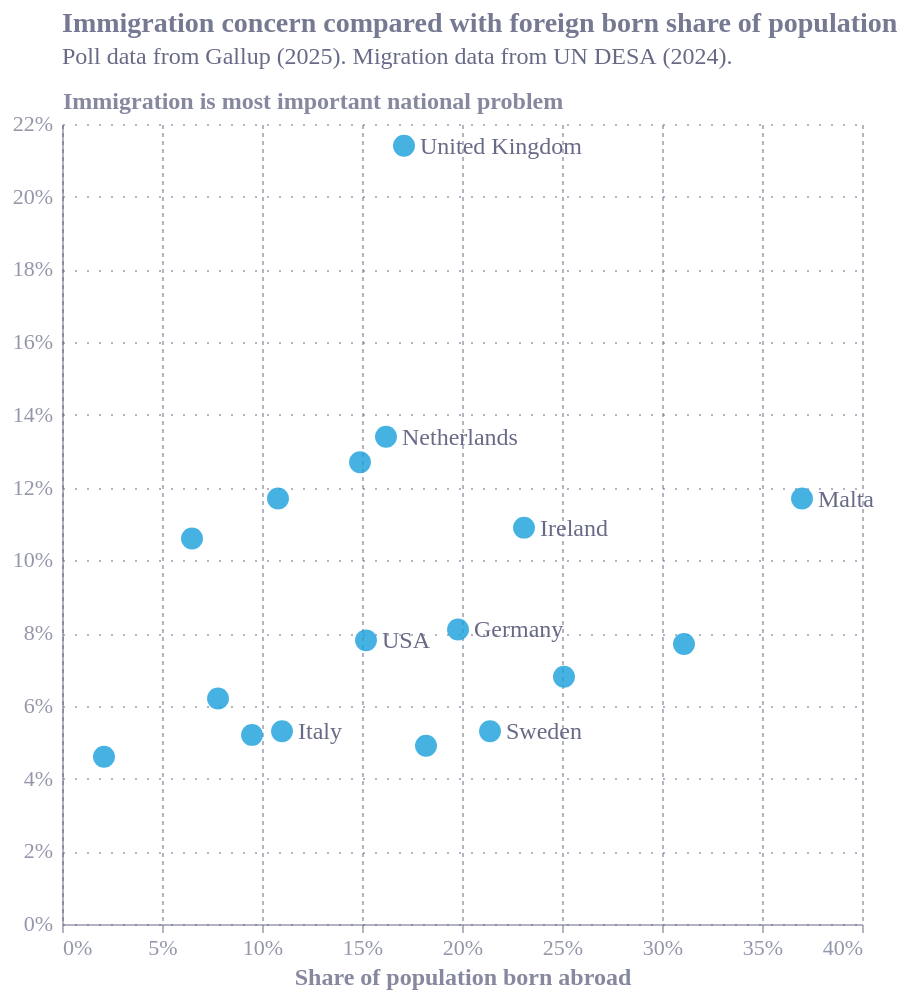

The specification (Vega-Lite) saved for this image:
### Vega-Lite specification from a JSON file in a GitHub repository (floating-point values rounded to 4 significant figures)
{"config": {"font": "Circular Std", "text": {"color": "#676A86", "align": "left", "baseline": "middle", "dx": 7, "dy": 0, "fontSize": 11}, "view": {"stroke": null, "continuousWidth": 400, "continuousHeight": 300, "discreteWidth": 400, "discreteHeight": 300, "strokeWidth": 0}, "range": {"category": ["#36B7B4", "#E6224B", "#F4C245", "#0063AF", "#00A767", "#179FDB", "#EB5C2E"], "diverging": ["#E6224B", "#E54753", "#C9C9C9", "#179FDB", "#122B39"], "heatmap": ["#C9C9C9", "#179FDB", "#0063AF", "#122B39"], "ordinal": ["#00A767", "#36B7B4", "#179FDB", "#0063AF", "#243B5A"]}, "bar": {"color": "#179fdb"}, "line": {"color": "#e6224b"}, "rule": {"color": "#676A86"}, "area": {"opacity": 0.3}, "point": {"filled": true, "size": 80, "color": "#e6224b", "opacity": 0.95}, "geoshape": {"stroke": "white", "strokeWidth": 0.3}, "rect": {"fill": "#d6d4d4", "opacity": 0.3}, "axis": {"labelColor": "#676A86", "labelFontSize": 11, "labelFont": "Circular Std", "labelOpacity": 0.7, "tickColor": "#676A86", "tickOpacity": 0.5, "domainColor": "#676A86", "domainOpacity": 0.5, "gridColor": "#676A86", "gridDash": [2, 2], "gridOpacity": 0.5, "title": null, "titleColor": "#676A86", "titleOpacity": 0.8, "tickSize": 4}, "axisXDiscrete": {"grid": false, "labelAngle": 0, "tickCount": 10, "tickOpacity": 0.5, "title": null}, "axisYDiscrete": {"ticks": false, "labelPadding": 5}, "axisXTemporal": {"grid": false, "ticks": true}, "axisXQuantitative": {"grid": true}, "axisYQuantitative": {"gridColor": "#676A86", "gridDash": [1, 5], "gridOpacity": 0.5, "ticks": false, "labelPadding": 5, "tickCount": 8, "titleAngle": 0, "titleAlign": "left", "titleBaseline": "bottom", "titleX": 0, "titleY": -5}, "title": {"color": "#676A86E6", "subtitleColor": "#676A86", "font": "Circular Std", "subtitleFont": "Circular Std", "anchor": "start", "fontSize": 14, "subtitleFontSize": 12, "subtitlePadding": 4, "offset": 10, "frame": "group"}, "legend": {"titleColor": "#122b39", "title": null, "labelColor": "#122b39", "labelFontSize": 11}}, "layer": [{"mark": {"type": "circle", "color": "#179fdb", "opacity": 0.8, "size": 120}, "encoding": {"tooltip": [{"field": "COUNTRYNEW", "title": "Country", "type": "nominal"}, {"field": "Share of population born abroad (%)", "title": "Foreign born share", "type": "quantitative"}, {"field": "Immigration is most important national problem (%)", "title": "Immigration salience", "type": "quantitative"}], "x": {"axis": {"format": "%", "labelFontSize": 11, "titleFontSize": 12}, "field": "x_pct", "title": "Share of population born abroad", "type": "quantitative"}, "y": {"axis": {"format": "%", "labelFontSize": 11, "titleFontSize": 12}, "field": "y_pct", "title": "Immigration is most important national problem", "type": "quantitative"}}, "title": {"text": "Immigration concern compared with foreign born share of population", "anchor": "start", "subtitle": "Poll data from Gallup (2025). Migration data from UN DESA (2024).", "subtitleFontSize": 12}, "transform": [{"calculate": "datum[\"Share of population born abroad (%)\"] / 100", "as": "x_pct"}, {"calculate": "datum[\"Immigration is most important national problem (%)\"] / 100", "as": "y_pct"}]}, {"mark": {"type": "text", "align": "left", "clip": false, "dx": 8, "fontSize": 12}, "encoding": {"text": {"field": "label_text", "type": "nominal"}, "x": {"field": "x_pct", "type": "quantitative"}, "y": {"field": "y_pct", "type": "quantitative"}}, "transform": [{"calculate": "datum[\"Share of population born abroad (%)\"] / 100", "as": "x_pct"}, {"calculate": "datum[\"Immigration is most important national problem (%)\"] / 100", "as": "y_pct"}, {"filter": {"field": "COUNTRYNEW", "oneOf": ["United Kingdom", "United States", "Ireland", "Netherlands", "Italy", "Germany", "Sweden", "Malta"]}}, {"calculate": "if((datum.COUNTRYNEW === 'United States'),'USA',datum.COUNTRYNEW)", "as": "label_text"}]}], "data": {"name": "data-82454e0d645c772f0a10a6cf9b028fe4"}, "height": 400, "width": 400, "$schema": "https://vega.github.io/schema/vega-lite/v6.4.1.json", "datasets": {"data-82454e0d645c772f0a10a6cf9b028fe4": [{"COUNTRYNEW": "United Kingdom", "Immigration is most important national problem (%)": 21.4, "Share of population born abroad (%)": 17.1}, {"COUNTRYNEW": "Netherlands", "Immigration is most important national problem (%)": 13.4, "Share of population born abroad (%)": 16.2}, {"COUNTRYNEW": "Cyprus", "Immigration is most important national problem (%)": 12.7, "Share of population born abroad (%)": 14.9}, {"COUNTRYNEW": "Portugal", "Immigration is most important national problem (%)": 11.7, "Share of population born abroad (%)": 10.8}, {"COUNTRYNEW": "Malta", "Immigration is most important national problem (%)": 11.7, "Share of population born abroad (%)": 37.0}, {"COUNTRYNEW": "Ireland", "Immigration is most important national problem (%)": 10.9, "Share of population born abroad (%)": 23.1}, {"COUNTRYNEW": "Dominican Republic", "Immigration is most important national problem (%)": 10.6, "Share of population born abroad (%)": 6.5}, {"COUNTRYNEW": "Germany", "Immigration is most important national problem (%)": 8.1, "Share of population born abroad (%)": 19.8}, {"COUNTRYNEW": "United States", "Immigration is most important national problem (%)": 7.8, "Share of population born abroad (%)": 15.2}, {"COUNTRYNEW": "Switzerland", "Immigration is most important national problem (%)": 7.7, "Share of population born abroad (%)": 31.1}, {"COUNTRYNEW": "Iceland", "Immigration is most important national problem (%)": 6.8, "Share of population born abroad (%)": 25.1}, {"COUNTRYNEW": "Chile", "Immigration is most important national problem (%)": 6.2, "Share of population born abroad (%)": 7.8}, {"COUNTRYNEW": "Sweden", "Immigration is most important national problem (%)": 5.3, "Share of population born abroad (%)": 21.4}, {"COUNTRYNEW": "Italy", "Immigration is most important national problem (%)": 5.3, "Share of population born abroad (%)": 11.0}, {"COUNTRYNEW": "Czech Republic", "Immigration is most important national problem (%)": 5.2, "Share of population born abroad (%)": 9.5}, {"COUNTRYNEW": "Norway", "Immigration is most important national problem (%)": 4.9, "Share of population born abroad (%)": 18.2}, {"COUNTRYNEW": "Georgia", "Immigration is most important national problem (%)": 4.6, "Share of population born abroad (%)": 2.1}]}}
